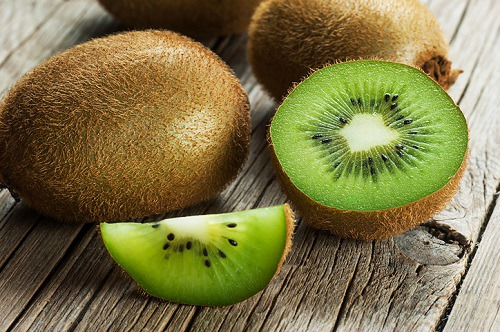
#> input picture 7. 이미지다루기 및 데이터셋 구축/1213/images/kiwi_1.jpg, 500 x 332 px; its folder holds only this picture in this run
$ python '04coco_box코드에서 xmal 만들어내기.py'
#> lines starting #> are read from the running program, lines starting #| are printed output that depends on the picture; after the words box and inside, x2 and y2 are one past the last pixel; in counts of white or black regions, pixels touching at a corner belong together
import os
import json
import cv2

# json path
json_path = './annotations/instances_default_box.json'

# json 파일 읽기

with open(json_path,'r') as f:
#> (reads 7. 이미지다루기 및 데이터셋 구축/1213/annotations/instances_default_box.json from the repository)
    coco_info = json.load(f)

# print(coco_info)

assert len(coco_info) > 0, "파일 읽기 실패"

# 카테고리 정보 수집
categories = dict()

for category in coco_info['categories']:
    print(category) # {'id': 1, 'name': 'kiwi', 'supercategory': ''}
    categories[category['id']] = category['name']

print("categories info >> ", categories) # categories info >>  {1: 'kiwi'}

# annotation 정보 수집
ann_info = dict()

for annotation in coco_info['annotations']:
    # print(annotation)
    image_id = annotation['image_id']
    bbox = annotation['bbox']
    category_id = annotation['category_id']
    # print(f'image_id : {image_id}, category_id : {category_id}, bbox : {bbox}')

    if image_id not in ann_info:
        ann_info[image_id] = {
            'boxes' : [bbox], 'categories' : [category_id]
        }
    else:
        ann_info[image_id]['boxes'].append(bbox)
        ann_info[image_id]['categories'].append(categories[category_id])

# print(ann_info)

import xml.etree.ElementTree as ET

tree = ET.ElementTree()
root = ET.Element('annotations')

for i, image_info in enumerate(coco_info['images']):
    # print(image_info)

    # xml을 저장할 경로 :
    # xml file save folder
    os.makedirs('./mxl_folder', exist_ok=True) # exist_ok 있으면 걍 넘어가기
    xml_save_path = './mxl_folder/test.xml'

    filename = image_info['file_name']
    width = image_info['width']
    height = image_info['height']
    img_id = image_info['id']
    # print(filename, width, height, img_id)

    xml_frame = ET.SubElement(
    root, "image", id=str(i), name=filename, width="%d" % width,
    height="%d" % height)

    file_path = os.path.join('./images', filename)
    # 이미지 가져오기 위한 처리
    print('file path =',file_path)
    img = cv2.imread(file_path)
#> img is the input picture: shape (332, 500, 3); mean B, G, R 71.8, 117, 125.9
    try:
        annotation = ann_info[img_id]
    except KeyError:
        continue

    ## box category
    for bbox, category in zip(annotation['boxes'], annotation['categories']):
        x1, y1, w, h = bbox
        print(filename, x1, y1, w, h)
        ET.SubElement(xml_frame, "box", label="Kiwi", occluded="0",
                      source="manual", x1=str(x1), y1=str(y1), w=str(w), h=str(h), z_order="0")
        rec_img = cv2.rectangle(img, (int(x1), int(y1)),
                                (int(x1+w), int(y1+h)), (225, 0, 255), 2)
#> this loop made 4 passes
#> pass 2, `rec_img = cv2.rectangle(img, (int(x1), int(y1)), (int(x1+w), int(y1+h)..`:
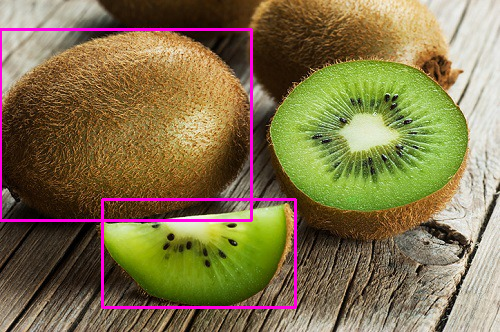
#> rec_img: shape (332, 500, 3); mean B, G, R 75.9, 114.9, 130
#> pass 3, `rec_img = cv2.rectangle(img, (int(x1), int(y1)), (int(x1+w), int(y1+h)..`:
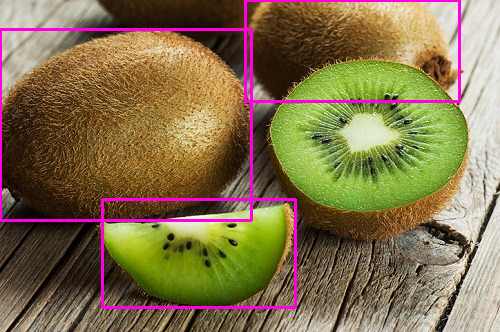
#> rec_img: shape (332, 500, 3); 1% of pixels changed, all inside (x1, y1, x2, y2) = (244, 0, 461, 103)
#> after the loop:
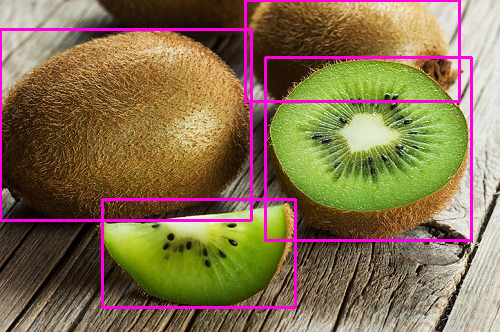
#> img: shape (332, 500, 3); 4.93% of pixels changed, all inside (x1, y1, x2, y2) = (0, 0, 473, 309)

    tree._setroot(root)
    tree.write(xml_save_path, encoding='utf-8')
    print("xml ok ")


    # cv2.imshow('test', rec_img)
    # cv2.waitKey(0)
